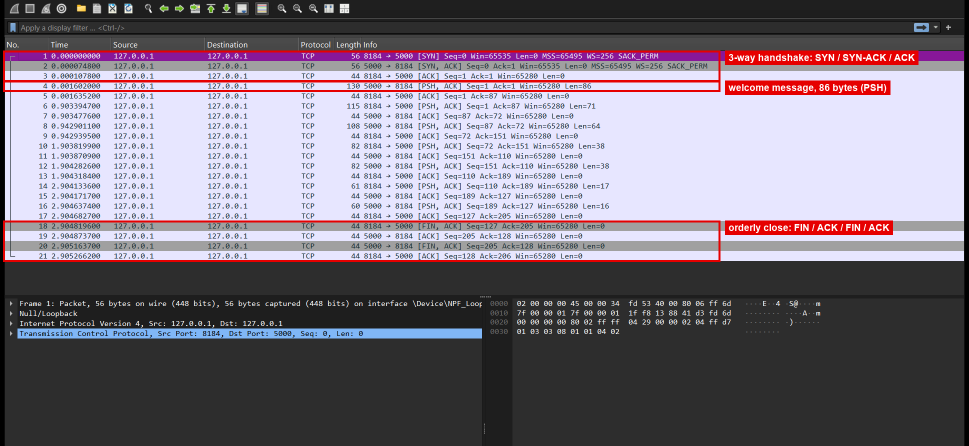
#> input picture docs/report/screenshots/fig1_handshake.png, 1938 x 892 px, found by its file name (shown at 1/2 size); its folder holds 7 pictures in this run
$ python make_figures.py
#> lines starting #> are read from the running program, lines starting #| are printed output that depends on the picture
import re
from pathlib import Path
import matplotlib
matplotlib.use("Agg")
import matplotlib.pyplot as plt
from PIL import Image, ImageDraw, ImageFont

S = Path(__file__).parent
O = Path(r"C:/Users/conqu/chat-app/docs/report/screenshots")
font = ImageFont.truetype("arialbd.ttf", 19)

# ---------- annotate the real Wireshark screenshots ----------
ROW0, ROWH, TOP_CROP = 178, 20, 66       # centre of packet row 1, row height, crop off title bar/overlay


def annotate(name, marks):
#> called with name = 'fig1_handshake.png'
    img = Image.open(O / name).convert("RGB")
#> img is the input picture: PIL image 1938x892 RGB; mean R, G, B 123.7, 115.3, 126.4
    img = img.crop((0, TOP_CROP, img.width, img.height - 260))   # drop title bar + empty bottom of details pane
#> img: PIL image 1938x566 RGB
    d = ImageDraw.Draw(img)
    for first, last, label in marks:
        y0 = ROW0 + (first - 1) * ROWH - 11 - TOP_CROP
        y1 = ROW0 + (last - 1) * ROWH + 11 - TOP_CROP
        d.rectangle((6, y0, 1440, y1), outline=(230, 0, 0), width=4)
        tw = d.textlength(label, font=font)
        d.rectangle((1450, y0, 1450 + tw + 14, y0 + 28), fill=(230, 0, 0))
        d.text((1457, y0 + 3), label, fill="white", font=font)
#> this loop made 3 passes
#> tw on passes 1 to 3: 375.3, 329.6, 328.4
    img.save(O / name)


annotate("fig1_handshake.png", [(1, 3, "3-way handshake: SYN / SYN-ACK / ACK"),
                                (4, 4, "welcome message, 86 bytes (PSH)"),
                                (18, 21, "orderly close: FIN / ACK / FIN / ACK")])
annotate("fig3_fin_close.png", [(14, 17, "client FIN first, then server FIN (4-way close)")])
#> call 2 of annotate, with name = 'fig3_fin_close.png'
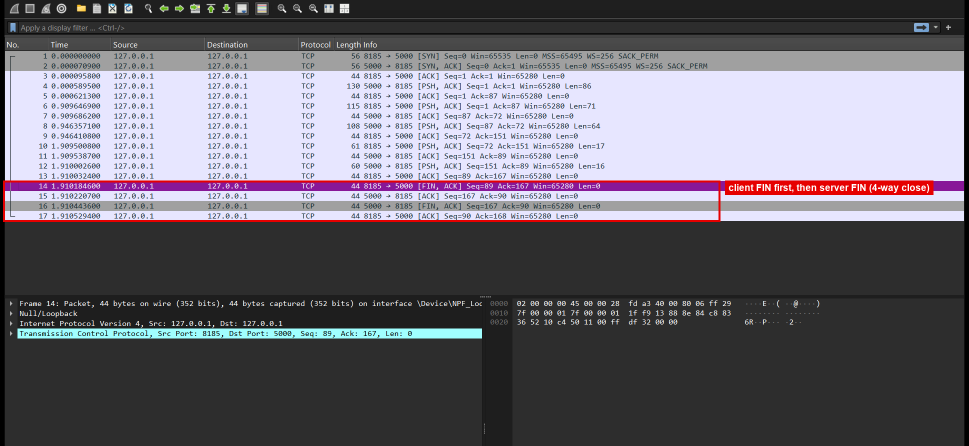
#> input picture docs/report/screenshots/fig3_fin_close.png, 1938 x 892 px, found by its file name (shown at 1/2 size)
#> in annotate, img is the input picture: PIL image 1938x892 RGB; mean R, G, B 107.4, 104, 112.6
#> in annotate (call 2), `img = img.crop((0, TOP_CROP, img.width, img.height - 260))`:
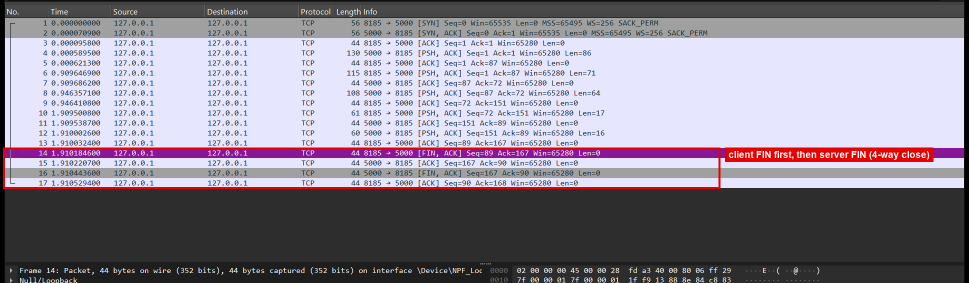
#> img: PIL image 1938x566 RGB (shown at 1/2 size); mean R, G, B 142.3, 135.4, 148.9
#> the loop in annotate (call 2), `for first, last, label in marks:` made 1 pass
#> tw on pass 1: 423.8
annotate("fig4_rst_crash.png", [(10, 10, "/crash: single RST, no FIN exchange")])
#> call 3 of annotate, with name = 'fig4_rst_crash.png'
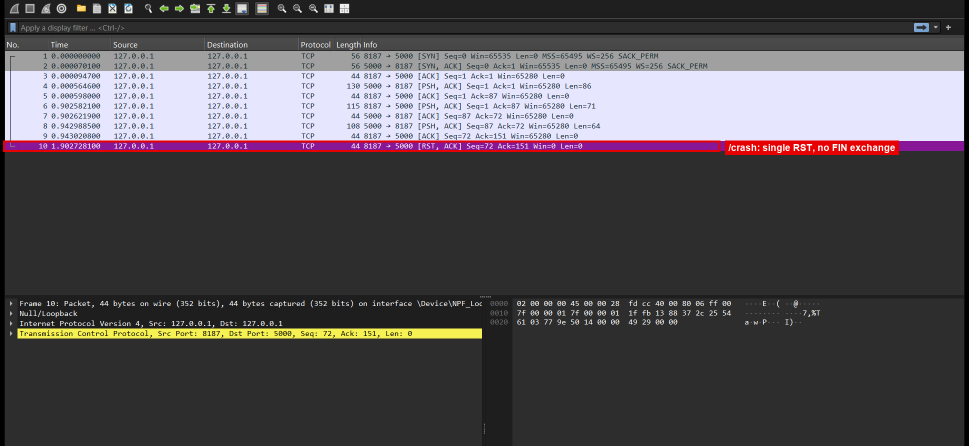
#> input picture docs/report/screenshots/fig4_rst_crash.png, 1938 x 892 px, found by its file name (shown at 1/2 size)
#> in annotate, img is the input picture: PIL image 1938x892 RGB; mean R, G, B 82.9, 78.8, 82.6
#> in annotate (call 3), `img = img.crop((0, TOP_CROP, img.width, img.height - 260))`:
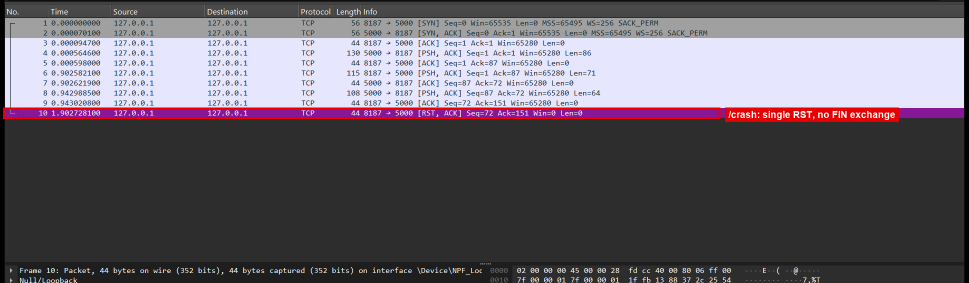
#> img: PIL image 1938x566 RGB (shown at 1/2 size); mean R, G, B 102.2, 95.9, 104.4
#> the loop in annotate (call 3), `for first, last, label in marks:` made 1 pass
#> tw on pass 1: 340.7
annotate("fig5_rst_killed.png", [(6, 6, "process killed: Windows sends RST")])
#> call 4 of annotate, with name = 'fig5_rst_killed.png'
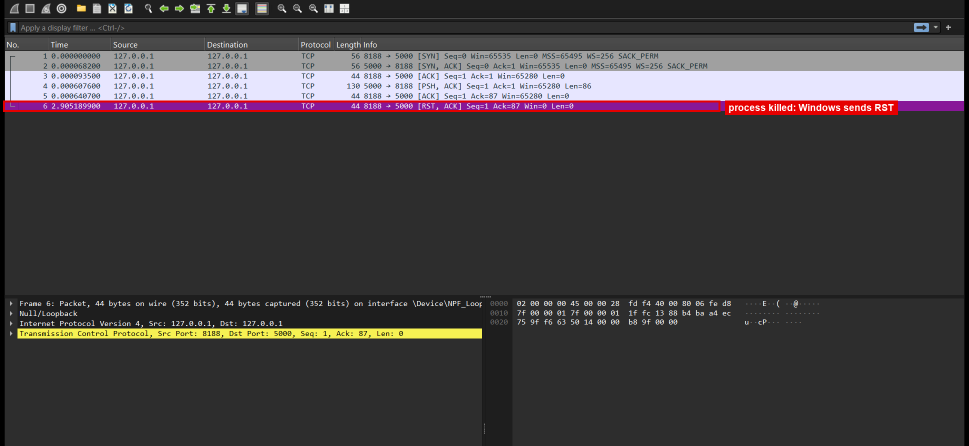
#> input picture docs/report/screenshots/fig5_rst_killed.png, 1938 x 892 px, found by its file name (shown at 1/2 size)
#> in annotate, img is the input picture: PIL image 1938x892 RGB; mean R, G, B 67.3, 63.2, 64.9
#> in annotate (call 4), `img = img.crop((0, TOP_CROP, img.width, img.height - 260))`:
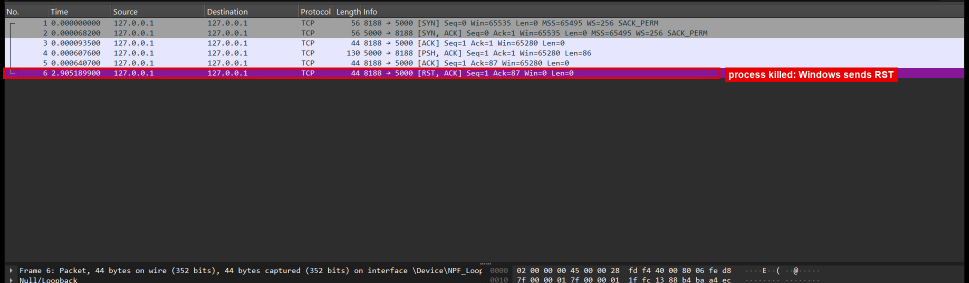
#> img: PIL image 1938x566 RGB (shown at 1/2 size); mean R, G, B 77.7, 71.3, 76.4
#> the loop in annotate (call 4), `for first, last, label in marks:` made 1 pass
#> tw on pass 1: 331.5
#> in annotate (call 4), `img.save(O / name)`:
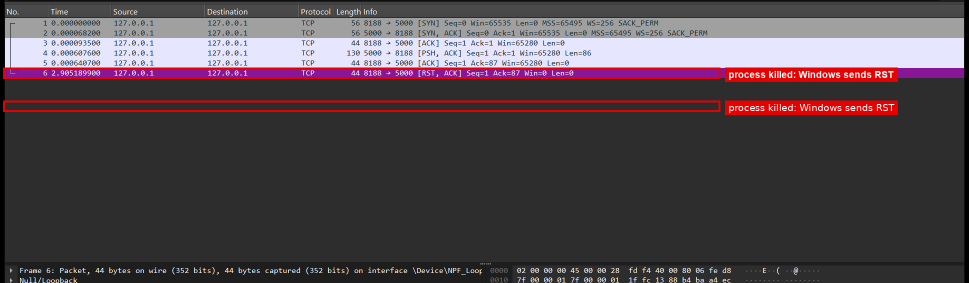
#> saved as fig5_rst_killed.png: PIL image 1938x566 RGB (shown at 1/2 size); mean R, G, B 81.3, 70.7, 75.9

# ---------- Figure: flow (ladder) diagram of experiment 1 ----------
#> (the run stopped early here; a loop or call above may not have finished)
